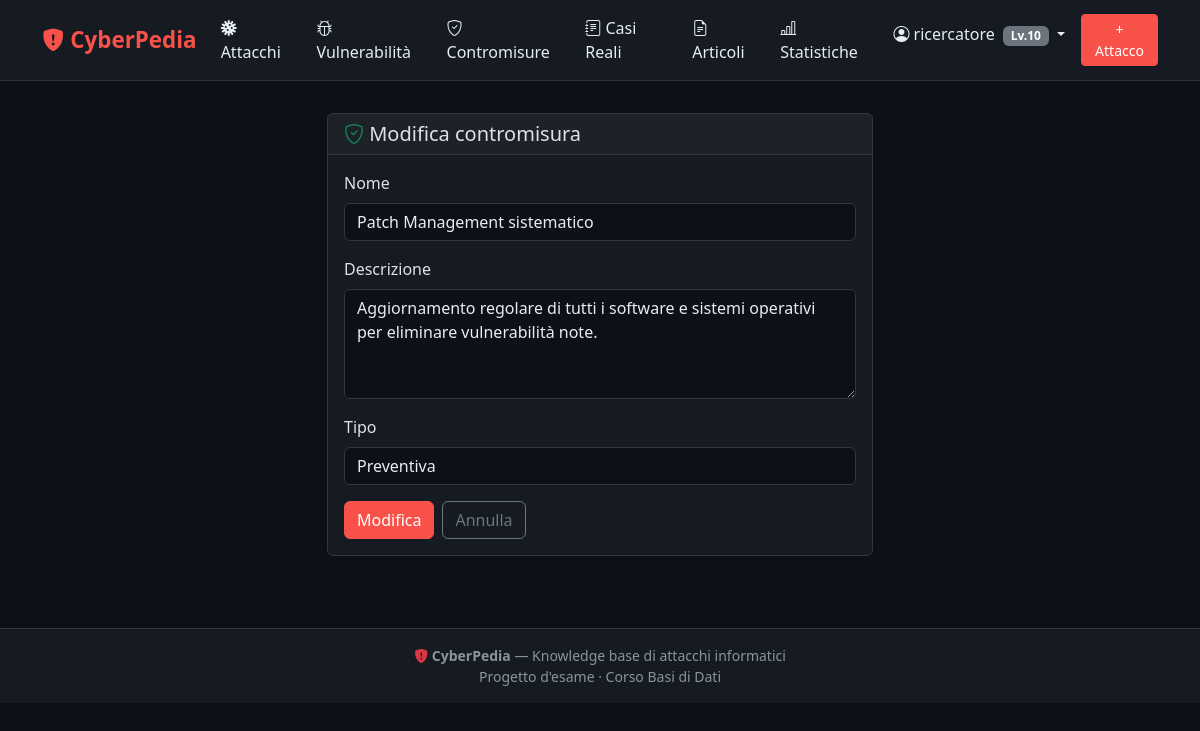
/contromisure/9/modifica/ (signed in), run on the app's committed database.
### core/models.py (models this page shows, shortened)
class Utenti(models.Model):
    id_utente = models.AutoField(primary_key=True)
    username = models.CharField(max_length=20, unique=True)
    email = models.EmailField(unique=True)
    password = models.CharField(max_length=128)
    data_registrazione = models.DateField(auto_now_add=True)
    livello = models.IntegerField(default=0)
    bio = models.TextField(blank=True)
    foto_profilo = models.ImageField(upload_to='profili/', blank=True, null=True)
    class Meta:
        db_table = 'utenti'

class Contromisura(models.Model):
    id_contromisura = models.AutoField(primary_key=True)
    nome = models.CharField(max_length=200)
    descrizione = models.TextField()
    tipo = models.CharField(max_length=12, choices=TIPO_CONTROMISURA_CHOICES)
    class Meta:
        db_table = 'contromisura'

### core/views.py (the view)
# urls.py: path('contromisure/<int:pk>/modifica/', views.contromisura_edit, name='contromisura-edit'),
@login_required
@require_livello(5)
def contromisura_edit(request, pk):
    contromisura = get_object_or_404(Contromisura, pk=pk)
    if request.method == 'POST':
        form = ContromisuraForm(request.POST, instance=contromisura)
        if form.is_valid():
            form.save()
            messages.success(request, 'Contromisura aggiornata.')
            return redirect('contromisura-detail', pk=pk)
    else:
        form = ContromisuraForm(instance=contromisura)
    return render(request, 'contromisure/form.html', {'form': form, 'azione': 'Modifica'})

### core/forms.py
class ContromisuraForm(forms.ModelForm):
    class Meta:
        model = Contromisura
        fields = ['nome', 'descrizione', 'tipo']
        widgets = {'descrizione': forms.Textarea(attrs={'rows': 4})}

### core/auth_helpers.py (called while the page is built)
def get_current_user(request):
    user_id = request.session.get('user_id')
    if not user_id:
        return None
    try:
        return Utenti.objects.get(pk=user_id)
    except Utenti.DoesNotExist:
        del request.session['user_id']
        return None

### core/context_processors.py (called while the page is built)
def current_user(request):
    user_id = request.session.get('user_id')
    if user_id:
        try:
            return {'utente_corrente': Utenti.objects.get(pk=user_id)}
        except Utenti.DoesNotExist:
            del request.session['user_id']
    return {'utente_corrente': None}

### templates/contromisure/form.html (shortened to what this page needs)
{% extends 'base.html' %}
{% load widget_tweaks %}
{% block content %}
<div class="row justify-content-center">
  <div class="col-lg-6">
    <div class="card">
      <div class="card-header"><h5 class="mb-0"><i class="bi bi-shield-check text-success"></i> {{ azione }} contromisura</h5></div>
      <div class="card-body">
        <form method="post">
          {% for field in form %}
          <div class="mb-3">
            <label for="{{ field.id_for_label }}" class="form-label">{{ field.label }}</label>
            {% render_field field class="form-control" %}
          </div>
          {% endfor %}
          <div class="d-flex gap-2">
            <button type="submit" class="btn btn-cp-primary">{{ azione }}</button>
            <a href="{% url 'contromisure-list' %}" class="btn btn-outline-secondary">Annulla</a>
          </div>
        </form>
      </div>
    </div>
  </div>
</div>
{% endblock %}

### templates/partials/navbar.html (shortened to what this page needs)
{% load widget_tweaks %}
<nav class="navbar navbar-expand-lg mb-2">
  <div class="container">
    <a class="navbar-brand" href="{% url 'home' %}">
      <i class="bi bi-shield-fill-exclamation"></i> CyberPedia
    </a>
    <div class="collapse navbar-collapse" id="navMain">
      <ul class="navbar-nav me-auto">
        <li class="nav-item"><a class="nav-link" href="{% url 'attacchi-list' %}"><i class="bi bi-virus"></i> Attacchi</a></li>
        <li class="nav-item"><a class="nav-link" href="{% url 'vulnerabilita-list' %}"><i class="bi bi-bug"></i> Vulnerabilità</a></li>
        <li class="nav-item"><a class="nav-link" href="{% url 'contromisure-list' %}"><i class="bi bi-shield-check"></i> Contromisure</a></li>
        <li class="nav-item"><a class="nav-link" href="{% url 'casi-list' %}"><i class="bi bi-journal-text"></i> Casi Reali</a></li>
        <li class="nav-item"><a class="nav-link" href="{% url 'articoli-list' %}"><i class="bi bi-file-earmark-text"></i> Articoli</a></li>
        <li class="nav-item"><a class="nav-link" href="{% url 'statistiche' %}"><i class="bi bi-bar-chart-line"></i> Statistiche</a></li>
      </ul>
      <ul class="navbar-nav">
        {% if utente_corrente %}
          <li class="nav-item dropdown">
            <a class="nav-link dropdown-toggle" href="#" data-bs-toggle="dropdown">
              <i class="bi bi-person-circle"></i> {{ utente_corrente.username }}
              <span class="badge bg-secondary ms-1">Lv.{{ utente_corrente.livello }}</span>
            </a>
          </li>
          {% if utente_corrente.livello >= 10 %}
          <li class="nav-item ms-2">
            <a class="btn btn-cp-primary btn-sm" href="{% url 'attacco-create' %}">+ Attacco</a>
          </li>
          {% endif %}
        {% else %}
          <li class="nav-item"><a class="nav-link" href="{% url 'login' %}">Accedi</a></li>
          <li class="nav-item ms-2"><a class="btn btn-cp-outline btn-sm" href="{% url 'register' %}">Registrati</a></li>
        {% endif %}
      </ul>
    </div>
  </div>
</nav>

### templates/base.html (style rules this page uses)
:root { --cp-bg: #0d1117; --cp-surface: #161b22; --cp-border: #30363d; --cp-text: #e6edf3; --cp-muted: #8b949e; --cp-red: #f85149; --cp-blue: #58a6ff; --cp-green: #3fb950; --cp-yellow: #d29922; }
body { background: var(--cp-bg); color: var(--cp-text); font-family: 'Segoe UI', system-ui, sans-serif; }
.navbar { background: var(--cp-surface) !important; border-bottom: 1px solid var(--cp-border); }
.navbar-brand { color: var(--cp-red) !important; font-weight: 700; font-size: 1.4rem; }
.nav-link { color: var(--cp-text) !important; }
.card { background: var(--cp-surface); border: 1px solid var(--cp-border); }
.card-header { background: rgba(255,255,255,.03); border-bottom: 1px solid var(--cp-border); }
.btn-cp-primary { background: var(--cp-red); border-color: var(--cp-red); color: #fff; }
.form-control, .form-select { background: var(--cp-bg); border-color: var(--cp-border); color: var(--cp-text); }
a { color: var(--cp-blue); }

### data on the page
Utenti: username "ricercatore", livello "10"
Contromisura: nome "Patch Management sistematico" "Aggiornamento regolare di tutti i software e sistemi operativi per eliminare vulnerabilità note." "Preventiva"

### other printed values
{{ azione }} "Modifica"
{{ field.label }} "Nome" "Descrizione" "Tipo"
